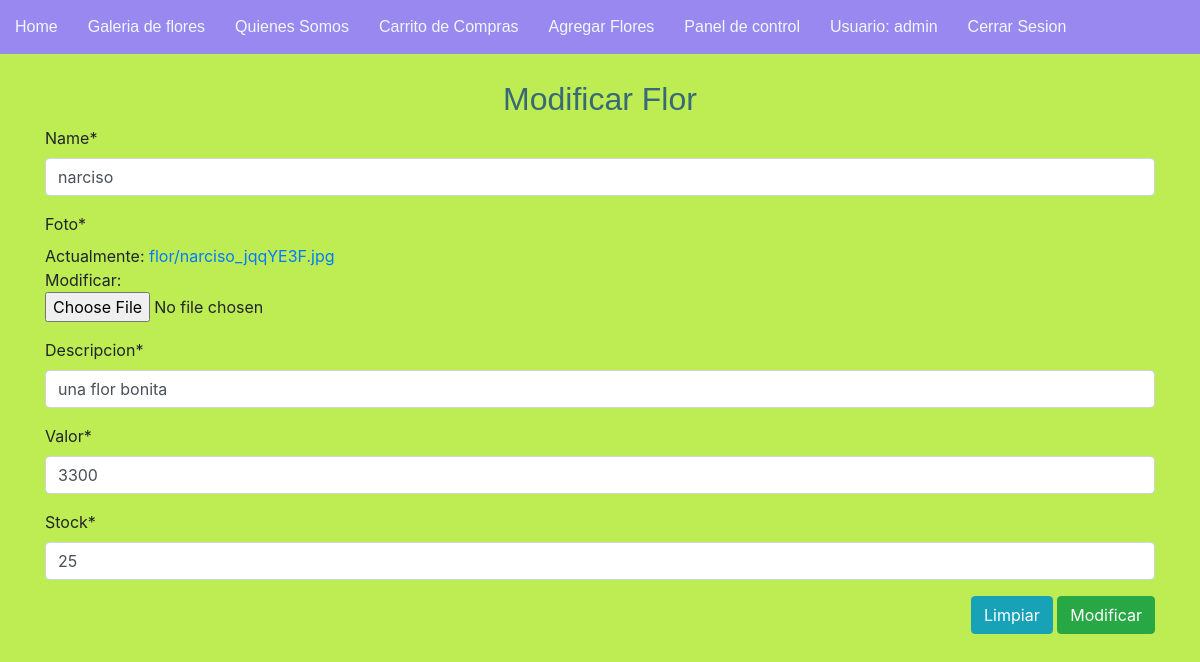
Screenshot of /modificar_flor/narciso/ (signed in) with the database file from the repository.
### floreria/models.py (models this page shows, shortened)
class Flores(models.Model):
    name=models.CharField(max_length=100, primary_key=True)
    foto=models.ImageField(upload_to="flor",null=False)
    descripcion=models.TextField(max_length=300, null=False)
    valor=models.IntegerField(null=False)
    stock=models.IntegerField(null=False)

### floreria/views.py (the view)
# urls.py: path('modificar_flor/<id>/',modificar_flor,name='MODIFICA'),
@permission_required('floreria.change_flores')
def modificar_flor(request, id):
    flor = Flores.objects.get(name=id)
    data = {
        'form':FlorForm(instance=flor)
    }
    if request.method == 'POST':
        formulario = FlorForm(data=request.POST, instance=flor, files=request.FILES)
        if formulario.is_valid():
            formulario.save()
            data['msj'] = "Modificado correctamente"
        data['form'] = formulario
    return render(request, 'core/modificar_flor.html', data)

### floreria/forms.py
class FlorForm(ModelForm):
    name = forms.CharField(min_length=3, max_length=50)
    descripcion = forms.CharField(min_length=10,max_length=300)
    valor = forms.IntegerField(min_value=0,max_value=500000)
    stock = forms.IntegerField(min_value=0,max_value=99999)
    class Meta:
        model = Flores
        fields = ['name','foto','descripcion','valor','stock']

### floreria/templates/core/modificar_flor.html (shortened to what this page needs)
{% extends "core/base.html" %}
{% load crispy_forms_tags %}
{% block contenido %}
    <h2>Modificar Flor</h2>
    <form action="" method="POST" enctype="multipart/form-data">
        {{ form | crispy}}
    <div class="float-right">
        <input type="reset" value="Limpiar" class="btn btn-info">
        <input type="submit" value="Modificar" class="btn btn-success">
    </div>
    </form>
{% endblock contenido %}

### floreria/templates/core/base.html (shortened to what this page needs)
<!DOCTYPE html>
<html lang="en">
{% load static %}
<head>
    <link rel="stylesheet" href="https://stackpath.bootstrapcdn.com/bootstrap/4.3.1/css/bootstrap.min.css"
>
    <link href="{% static 'core/css/estilos_floreria.css' %}" type="text/css" rel="stylesheet">
</head>
<body>
    <header>
        <nav>
            <ol>
                <li>
                    <a href="{% url 'HOME' %}"> Home</a>
                </li>
                <li>
                    <a href="{% url 'GALE' %}"> Galeria de flores</a>
                </li>
                <li>
                    <a href="{% url 'QUIEN' %}"> Quienes Somos</a>
                </li>
                {% if user.is_authenticated %}
                <li>
                        <a href="{% url 'SHOP' %}"> Carrito de Compras</a>
                </li>
                {% if user.is_superuser %}
                <li>
                    <a href="{% url 'AGREGAR' %}">Agregar Flores</a>
                </li>
                <li>
                    <a href="{% url 'ADMIN' %}">Panel de control</a>
                </li>
                {% endif %}
                <li>
                    <a href="#">Usuario: {{user.username}}</a>
                </li>
                <li>
                    <a href="{% url 'LOGOUT' %}"> Cerrar Sesion</a>
                </li>
                {% endif %}
            </ol>
        </nav>
    </header>
    <section>
        <div class="container">
                {% block contenido %}
                {% endblock contenido %}
        </div>
    </section>
</body>
</html>

### floreria/static/core/css/estilos_floreria.css (style rules this page uses)
* { margin: 0; padding: 0; }
ol, ul { list-style: none; }
header { width: 100%; position: fixed; z-index: 100; }
body { background-color: rgb(190, 236, 83); }
nav { background-color: rgb(152, 136, 240); width: 100%; overflow: auto; }
nav a { color: aliceblue; }
nav li { float: left; list-style: none; display: block; background-color: rgb(152, 136, 240); font-family: Arial, Helvetica, sans-serif; padding: 15px; }
h2 { color: rgb(57, 104, 119); font-family: Arial, Helvetica, sans-serif; text-align: center; }
section { padding-top: 80px; }

### rows the page displays
Flores: name "narciso", descripcion "una flor bonita", valor "3300", stock "25"

### other values shown
{{ user.username }} "admin"
